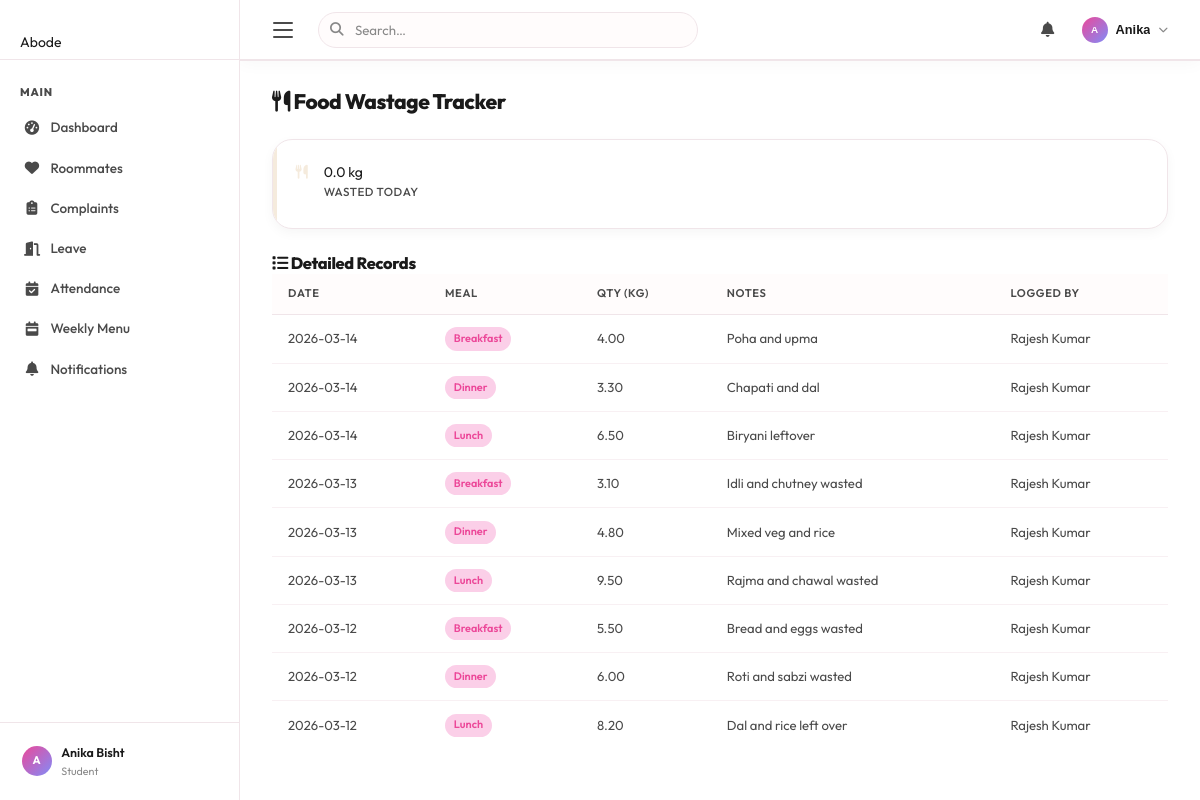
The page /food/ (signed in) on the database its author committed.
### tables this page shows
CREATE TABLE food_wastage (
            id INTEGER PRIMARY KEY AUTOINCREMENT,
            meal_type TEXT CHECK(meal_type IN ('breakfast','lunch','dinner')) NOT NULL,
            quantity_kg REAL NOT NULL,
            date TEXT NOT NULL,
            notes TEXT,
            logged_by INTEGER,
            logged_at TIMESTAMP DEFAULT CURRENT_TIMESTAMP,
            FOREIGN KEY (logged_by) REFERENCES users(id) ON DELETE SET NULL
        );

CREATE TABLE users (
            id INTEGER PRIMARY KEY AUTOINCREMENT,
            username TEXT UNIQUE NOT NULL,
            password TEXT NOT NULL,
            full_name TEXT NOT NULL,
            email TEXT UNIQUE NOT NULL,
            role TEXT CHECK(role IN ('student','warden')) NOT NULL,
            created_at TIMESTAMP DEFAULT CURRENT_TIMESTAMP
        , onboarding_complete INTEGER DEFAULT 0);

### routes/food.py (the view)
@bp.route('/')
@login_required
def view():
    cursor = get_cursor()
    cursor.execute("""
        SELECT fw.id, fw.meal_type, fw.quantity_kg, fw.date, fw.notes, u.full_name AS logged_by_name
        FROM food_wastage fw
        LEFT JOIN users u ON fw.logged_by = u.id
        ORDER BY fw.date DESC, fw.meal_type ASC
        LIMIT 60
    """)
    records = cursor.fetchall()
    cursor.execute("""
        SELECT date, SUM(quantity_kg) AS total_kg FROM food_wastage
        WHERE date >= date('now', '-7 days') GROUP BY date ORDER BY date DESC
    """)
    weekly = cursor.fetchall()
    cursor.execute("SELECT COALESCE(SUM(quantity_kg), 0) AS total FROM food_wastage WHERE date = date('now')")
    today_total = cursor.fetchone()['total'] or 0
    return render_template('food_wastage.html', records=records, weekly=weekly,
                           today_total=today_total, role=session.get('role'))

### app.py (called while the page is built)
@app.context_processor
def inject_unread_count():
    if 'user_id' in session:
        from services.db import get_cursor
        uid = session['user_id']
        try:
            cursor = get_cursor()
            cursor.execute("""
                SELECT COUNT(*) AS cnt FROM notifications
                WHERE (user_id = ? OR user_id IS NULL) AND is_read = 0
            """, (uid,))
            result = cursor.fetchone()
            return {'unread_count': result['cnt'] if result else 0}
        except Exception:
            return {'unread_count': 0}
    return {'unread_count': 0}

### routes/food.py (called while the page is built)
def login_required(f):
    @wraps(f)
    def decorated(*args, **kwargs):
        if 'user_id' not in session:
            return redirect(url_for('auth.login'))
        return f(*args, **kwargs)
    return decorated

### services/db.py (called while the page is built)
def get_db():
    if 'db' not in g:
        g.db = sqlite3.connect(Config.DB_PATH)
        g.db.row_factory = sqlite3.Row   # Access columns by name like a dict
        g.db.execute("PRAGMA foreign_keys = ON")
    return g.db

def get_cursor(dictionary=True):
    db = get_db()
    return db.cursor()

### templates/food_wastage.html (shortened to what this page needs)
{% extends "base.html" %}
{% block content %}
<div class="page-header fade-in">
    <h2><i class="fas fa-utensils"></i> Food Wastage Tracker</h2>
</div>
<div class="stats-grid" style="margin-bottom:1.5rem">
    <div class="stat-card orange fade-in fade-in-1">
        <div class="stat-icon"><i class="fas fa-utensils" style="color:var(--orange)"></i></div>
        <div class="stat-info">
            <div class="stat-big">{{ "%.1f"|format(today_total) }} kg</div>
            <div class="stat-label">Wasted Today</div>
        </div>
    </div>
</div>
<div class="dash-section fade-in fade-in-3">
    <h3><i class="fas fa-list"></i> Detailed Records</h3>
    {% if records %}
    <div class="table-wrapper">
        <table class="data-table">
            <thead>
                <tr>
                    <th>Date</th>
                    <th>Meal</th>
                    <th>Qty (kg)</th>
                    <th>Notes</th>
                    <th>Logged By</th>
                </tr>
            </thead>
            <tbody>
                {% for r in records %}
                <tr>
                    <td>{{ r.date }}</td>
                    <td><span class="tag">{{ r.meal_type }}</span></td>
                    <td>{{ "%.2f"|format(r.quantity_kg) }}</td>
                    <td>{{ r.notes or '-' }}</td>
                    <td>{{ r.logged_by_name or '-' }}</td>
                </tr>
                {% endfor %}
            </tbody>
        </table>
    </div>
    {% else %}
    <div class="empty-state">
        <div class="empty-icon"><i class="fas fa-inbox" style="color:var(--text-muted)"></i></div>
        <p>No food wastage records yet.</p>
    </div>
    {% endif %}
</div>
{% endblock %}

### templates/base.html (shortened to what this page needs)
<!DOCTYPE html>
<html lang="en">
<head>
    <link rel="stylesheet" href="{{ url_for('static', filename='css/style.css') }}">
    <link rel="stylesheet" href="{{ url_for('static', filename='css/abode-animations.css') }}">
    <link rel="stylesheet" href="https://cdnjs.cloudflare.com/ajax/libs/font-awesome/6.5.1/css/all.min.css">
</head>
<body>
{% if session.user_id %}
<aside class="sidebar" id="sidebar">
    <div class="sidebar-brand">
        <div class="abode-brand-mark">
            <div class="abode-logo-icon">
                <svg width="18" height="18" viewBox="0 0 24 24" fill="none">
                    <path d="M3 10.5L12 3L21 10.5V20C21 20.55 20.55 21 20 21H15V15H9V21H4C3.45 21 3 20.55 3 20V10.5Z" fill="white" opacity="0.9"/>
                </svg>
            </div>
            <span class="abode-brand-text">Abode</span>
        </div>
    </div>
    <nav class="sidebar-nav">
        <span class="nav-section-label">Main</span>
        {% if session.role == 'warden' %}
            <a href="{{ url_for('warden.dashboard') }}"   class="sidebar-link {% if request.endpoint == 'warden.dashboard' %}active{% endif %}"><i class="fas fa-gauge-high"></i> Dashboard</a>
            <a href="{{ url_for('warden.students') }}"    class="sidebar-link {% if request.endpoint == 'warden.students' %}active{% endif %}"><i class="fas fa-user-graduate"></i> Students</a>
            <a href="{{ url_for('warden.student_profiles') }}" class="sidebar-link {% if request.endpoint == 'warden.student_profiles' %}active{% endif %}"><i class="fas fa-id-card"></i> Student Profiles</a>
            <a href="{{ url_for('complaint.list_complaints') }}" class="sidebar-link {% if 'complaint' in (request.endpoint or '') %}active{% endif %}"><i class="fas fa-clipboard-list"></i> Complaints</a>
            <a href="{{ url_for('leave.list_leaves') }}"  class="sidebar-link {% if 'leave' in (request.endpoint or '') %}active{% endif %}"><i class="fas fa-door-open"></i> Leave Requests</a>
            <a href="{{ url_for('attendance.view') }}"    class="sidebar-link {% if 'attendance' in (request.endpoint or '') %}active{% endif %}"><i class="fas fa-calendar-check"></i> Attendance</a>
            <span class="nav-section-label">Food &amp; Meals</span>
            <a href="{{ url_for('food.view') }}"          class="sidebar-link {% if 'food' in (request.endpoint or '') %}active{% endif %}"><i class="fas fa-utensils"></i> Food Wastage</a>
            <a href="{{ url_for('menu.edit_menu') }}"     class="sidebar-link {% if 'menu' in (request.endpoint or '') %}active{% endif %}"><i class="fas fa-calendar-week"></i> Manage Menu</a>
            <span class="nav-section-label">More</span>
            <a href="{{ url_for('emergency.view_contacts') }}" class="sidebar-link {% if 'emergency' in (request.endpoint or '') %}active{% endif %}"><i class="fas fa-phone-volume"></i> Emergency</a>
            <a href="{{ url_for('notification.view') }}"  class="sidebar-link {% if 'notification' in (request.endpoint or '') %}active{% endif %}">
                <i class="fas fa-bell"></i> Notifications
                {% if unread_count > 0 %}<span class="nav-badge">{{ unread_count }}</span>{% endif %}
            </a>
        {% else %}
            <a href="{{ url_for('student.dashboard') }}"  class="sidebar-link {% if request.endpoint == 'student.dashboard' %}active{% endif %}"><i class="fas fa-gauge-high"></i> Dashboard</a>
            <a href="{{ url_for('roommate.swipe') }}"     class="sidebar-link {% if 'roommate' in (request.endpoint or '') %}active{% endif %}"><i class="fas fa-heart"></i> Roommates</a>
            <a href="{{ url_for('complaint.list_complaints') }}" class="sidebar-link {% if 'complaint' in (request.endpoint or '') %}active{% endif %}"><i class="fas fa-clipboard-list"></i> Complaints</a>
            <a href="{{ url_for('leave.list_leaves') }}"  class="sidebar-link {% if 'leave' in (request.endpoint or '') %}active{% endif %}"><i class="fas fa-door-open"></i> Leave</a>
            <a href="{{ url_for('attendance.view') }}"    class="sidebar-link {% if 'attendance' in (request.endpoint or '') %}active{% endif %}"><i class="fas fa-calendar-check"></i> Attendance</a>
            <a href="{{ url_for('menu.view_menu') }}"     class="sidebar-link {% if 'menu' in (request.endpoint or '') %}active{% endif %}"><i class="fas fa-calendar-week"></i> Weekly Menu</a>
            <a href="{{ url_for('notification.view') }}"  class="sidebar-link {% if 'notification' in (request.endpoint or '') %}active{% endif %}">
                <i class="fas fa-bell"></i> Notifications
            </a>
        {% endif %}
    </nav>
    <div class="sidebar-footer">
        <div class="sidebar-user">
            <div class="avatar">{{ (session.full_name or 'U')[:1].upper() }}</div>
            <div class="sidebar-user-info">
                <div class="sidebar-user-name">{{ session.full_name }}</div>
                <div class="sidebar-user-role">{{ session.role }}</div>
            </div>
        </div>
    </div>
</aside>
<header class="topbar">
    <button class="topbar-toggle" id="sidebarToggle" aria-label="Toggle sidebar">
        <span class="hb-bar"></span>
        <span class="hb-bar"></span>
        <span class="hb-bar"></span>
    </button>
    <div class="topbar-search">
        <input type="text" placeholder="Search…" id="topSearch" autocomplete="off">
    </div>
    <div class="topbar-right">
        <div class="notif-wrap" id="notifWrap">
            <button class="icon-btn" id="notifBtn" aria-label="Notifications">
                <i class="fas fa-bell"></i>
            </button>
        </div>
        <div class="profile-wrap" id="profileWrap">
            <button class="profile-btn" id="profileBtn">
                <div class="avatar sm">{{ (session.full_name or 'U')[:1].upper() }}</div>
                <span class="profile-name">{{ (session.full_name or '').split()[0] }}</span>
                <i class="fas fa-chevron-down" style="font-size:.6rem;color:var(--text-3);"></i>
            </button>
        </div>
    </div>
</header>
<main class="main" id="mainContent">
    <div class="page">
{% endif %}
{% block content %}{% endblock %}
{% if session.user_id %}
    </div>
</main>
{% else %}
</div>
{% endif %}
</body>
</html>

### static/css/abode-animations.css (style rules this page uses)
:root { --abode-bg: #FFFFFF; --abode-text: #1A1A1A; --abode-text-muted: #888888; --abode-border: none; --abode-shadow: 0 10px 30px rgba(0,0,0,0.06); --abode-shadow-active: 0 4px 15px rgba(0,0,0,0.08); }
body { font-family: 'Outfit', sans-serif; background-color: var(--abode-bg); color: var(--abode-text); -webkit-font-smoothing: antialiased; }
h1, h2, h3, h4 { font-family: 'Outfit', sans-serif; font-weight: 800; letter-spacing: -0.02em; }

### rows shown on the page
food_wastage: date "2026-03-14", meal_type "Breakfast", quantity_kg "4.00", notes "Poha and upma", full_name "Rajesh Kumar"
food_wastage: date "2026-03-14", meal_type "Dinner", quantity_kg "3.30", notes "Chapati and dal", full_name "Rajesh Kumar"
food_wastage: date "2026-03-14", meal_type "Lunch", quantity_kg "6.50", notes "Biryani leftover", full_name "Rajesh Kumar"
food_wastage: date "2026-03-13", meal_type "Breakfast", quantity_kg "3.10", notes "Idli and chutney wasted", full_name "Rajesh Kumar"
food_wastage: date "2026-03-13", meal_type "Dinner", quantity_kg "4.80", notes "Mixed veg and rice", full_name "Rajesh Kumar"
food_wastage: date "2026-03-13", meal_type "Lunch", quantity_kg "9.50", notes "Rajma and chawal wasted", full_name "Rajesh Kumar"
food_wastage: date "2026-03-12", meal_type "Breakfast", quantity_kg "5.50", notes "Bread and eggs wasted", full_name "Rajesh Kumar"
food_wastage: date "2026-03-12", meal_type "Dinner", quantity_kg "6.00", notes "Roti and sabzi wasted", full_name "Rajesh Kumar"
food_wastage: date "2026-03-12", meal_type "Lunch", quantity_kg "8.20", notes "Dal and rice left over", full_name "Rajesh Kumar"

### other values the page prints
{{ (session.full_name or 'U')[:1].upper() }} "A"
{{ session.full_name }} "Anika Bisht"
{{ session.role }} "Student"
{{ (session.full_name or '').split()[0] }} "Anika"
{{ "%.1f"|format(today_total) }} "0.0"
